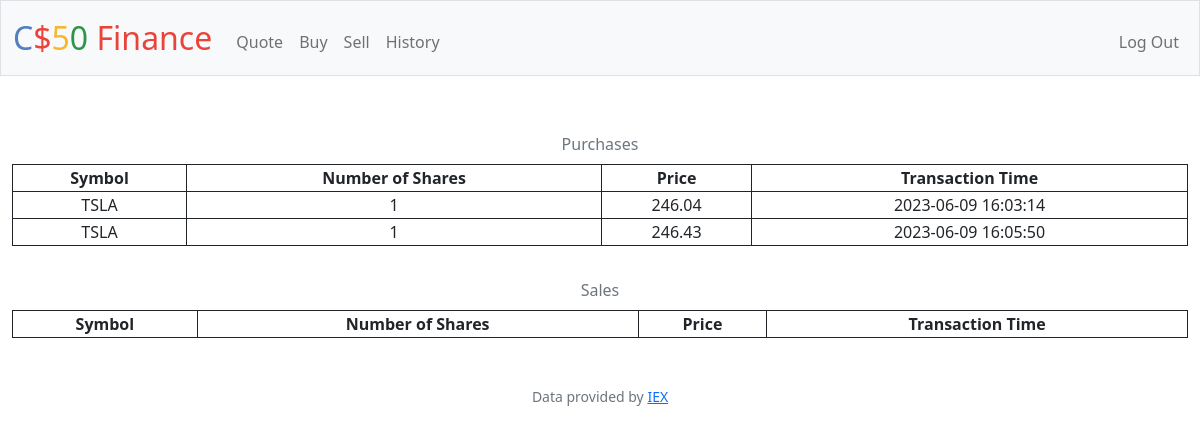
Page /history (signed in) on the earlier database version.
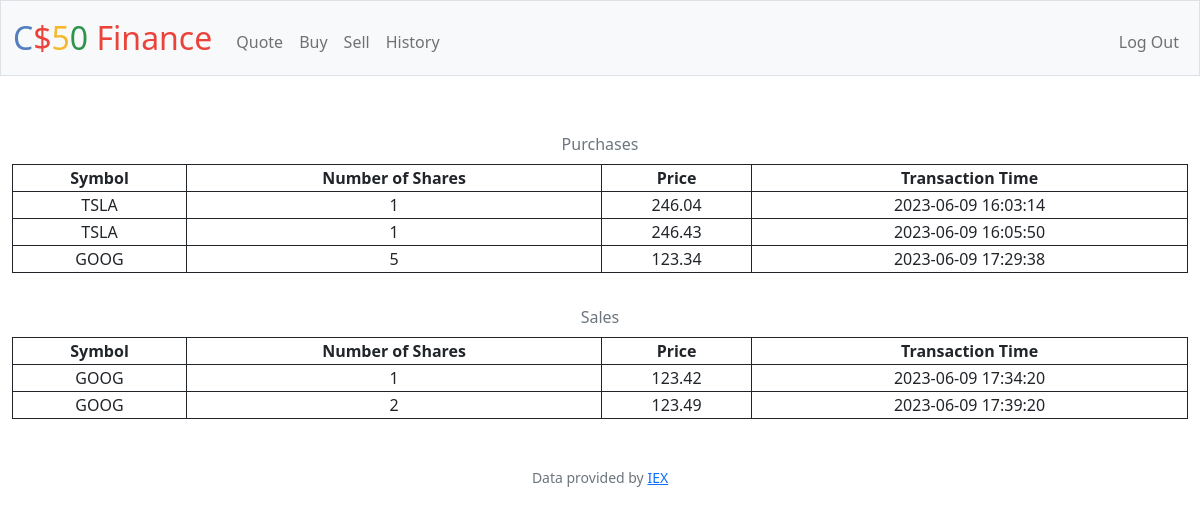
Same page on the later database version.
### tables this page shows
CREATE TABLE 'transactions' ('user_id' INTEGER NOT NULL, 'symbol' TEXT NOT NULL, 'shares' INTEGER NOT NULL, 'price' REAL NOT NULL, 
 'transaction_time' DATETIME NOT NULL DEFAULT CURRENT_TIMESTAMP, 'transaction_type' BOOL NOT NULL , FOREIGN KEY(user_id) REFERENCES users(id));

### app.py (the view)
@app.route("/history")
@login_required
def history():
    purchases = db.execute(
        "SELECT * FROM transactions WHERE user_id=? AND transaction_type=0 ORDER BY transaction_time",
        session["user_id"],
    )
    sales = db.execute(
        "SELECT * FROM transactions WHERE user_id=? AND transaction_type=1 ORDER BY transaction_time",
        session["user_id"],
    )
    return render_template("/history.html", purchases=purchases, sales=sales)

### app.py (called while the page is built)
@app.after_request
def after_request(response):
    response.headers["Cache-Control"] = "no-cache, no-store, must-revalidate"
    response.headers["Expires"] = 0
    response.headers["Pragma"] = "no-cache"
    return response

### helpers.py (called while the page is built)
def login_required(f):
    @wraps(f)
    def decorated_function(*args, **kwargs):
        if session.get("user_id") is None:
            return redirect("/login")
        return f(*args, **kwargs)
    return decorated_function

### templates/history.html (shortened to what this page needs)
{% extends "layout.html" %}
{% block main %}
    <table>
        <caption>Purchases</caption>
        <tr>
            <th>Symbol</th>
            <th>Number of Shares</th>
            <th>Price</th>
            <th>Transaction Time</th>
        </tr>
        {% for purchase in purchases %}
            <tr>
                <td>{{ purchase.symbol }}</td>
                <td>{{ purchase.shares }}</td>
                <td>{{ purchase.price }}</td>
                <td>{{ purchase.transaction_time }}</td>
            </tr>
        {% endfor %}
    </table>
    <br>
    <table>
        <caption>Sales</caption>
        <tr>
            <th>Symbol</th>
            <th>Number of Shares</th>
            <th>Price</th>
            <th>Transaction Time</th>
        </tr>
        {% for sale in sales %}
            <tr>
                <td>{{ sale.symbol }}</td>
                <td>{{ sale.shares }}</td>
                <td>{{ sale.price }}</td>
                <td>{{ sale.transaction_time }}</td>
            </tr>
        {% endfor %}
    </table>
{% endblock %}

### templates/layout.html (shortened to what this page needs)
<!DOCTYPE html>
<html lang="en">
    <head>
        <link href="https://cdn.jsdelivr.net/npm/bootstrap@5.1.3/dist/css/bootstrap.min.css" rel="stylesheet">
        <link href="/static/styles.css" rel="stylesheet">
    </head>
    <body>
        <nav class="bg-light border navbar navbar-expand-md navbar-light">
            <div class="container-fluid">
                <a class="navbar-brand" href="/"><span class="blue">C</span><span class="red">$</span><span class="yellow">5</span><span class="green">0</span> <span class="red">Finance</span></a>
                <div class="collapse navbar-collapse" id="navbar">
                    {% if session["user_id"] %}
                        <ul class="navbar-nav me-auto mt-2">
                            <li class="nav-item"><a class="nav-link" href="/quote">Quote</a></li>
                            <li class="nav-item"><a class="nav-link" href="/buy">Buy</a></li>
                            <li class="nav-item"><a class="nav-link" href="/sell">Sell</a></li>
                            <li class="nav-item"><a class="nav-link" href="/history">History</a></li>
                        </ul>
                        <ul class="navbar-nav ms-auto mt-2">
                            <li class="nav-item"><a class="nav-link" href="/logout">Log Out</a></li>
                        </ul>
                    {% else %}
                        <ul class="navbar-nav ms-auto mt-2">
                            <li class="nav-item"><a class="nav-link" href="/register">Register</a></li>
                            <li class="nav-item"><a class="nav-link" href="/login">Log In</a></li>
                        </ul>
                    {% endif %}
                </div>
            </div>
        </nav>
        <main class="container-fluid py-5 text-center">
            {% block main %}{% endblock %}
        </main>
        <footer class="mb-5 small text-center text-muted">
            Data provided by <a href="https://iexcloud.io/">IEX</a>
        </footer>
    </body>
</html>

### static/styles.css (style rules this page uses)
nav .navbar-brand { font-size: xx-large; }
nav .navbar-brand .blue { color: #537fbe; }
nav .navbar-brand .red { color: #ea433b; }
nav .navbar-brand .yellow { color: #f5b82e; }
nav .navbar-brand .green { color: #2e944b; }
table th, td { border: 1px solid; border-collapse: collapse; padding: 1px; text-align: center; }
table { width: 100%; }
caption { text-align: center; caption-side: top; }

Differences in the rows shown:
added transactions: symbol "GOOG", shares "5", price "123.34", transaction_time "2023-06-09 17:29:38", shown under "Purchases"
added transactions: symbol "GOOG", shares "1", price "123.42", transaction_time "2023-06-09 17:34:20", shown under "Sales"
added transactions: symbol "GOOG", shares "2", price "123.49", transaction_time "2023-06-09 17:39:20", shown under "Sales"
